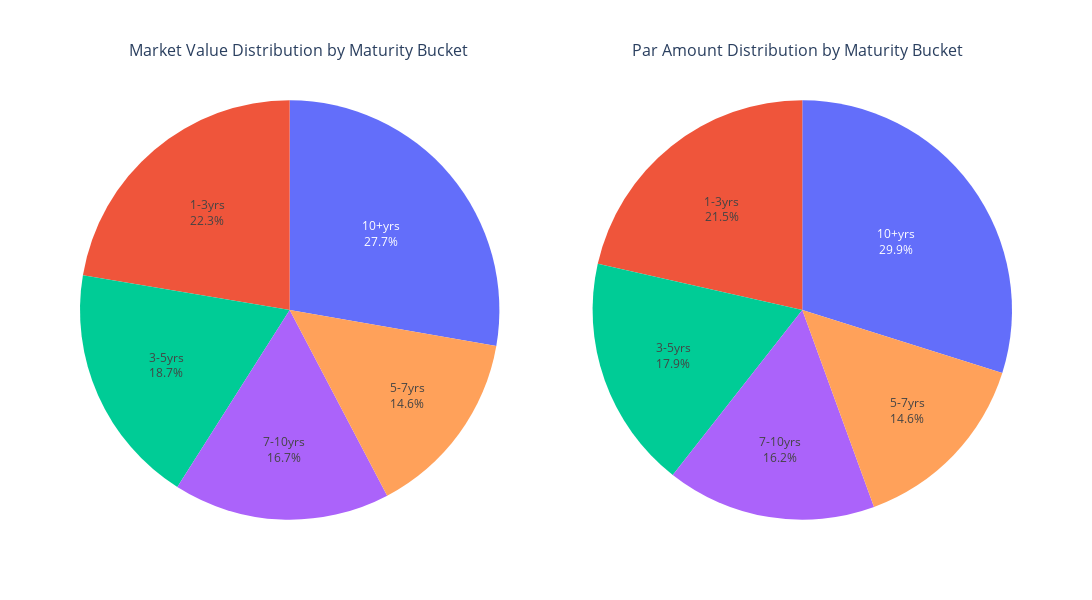

The cell this chart's notebook holds for it:
### Code cell
index_matur_sector = build_summary_table(index_constituents, 'Constituent Maturity Sector', include_sum=False)
fig = make_subplots(rows=1, cols=2, specs=[[{'type':'pie'}, {'type':'pie'}]])

fig.add_trace(
    go.Pie(labels=index_matur_sector.index, values=index_matur_sector['market_weight'], textinfo='label+percent', showlegend=False),
    row=1, col=1
)

fig.add_trace(
    go.Pie(labels=index_matur_sector.index, values=index_matur_sector['par_amount'], textinfo='label+percent', showlegend=False),
    row=1, col=2
)

fig.update_layout(
    width=1200,
    height=600,
    annotations=[
        dict(text='Market Value Distribution by Maturity Bucket', x=0.05, xref='paper', y=1.15, yref='paper', showarrow=False, font=dict(size=16)),
        dict(text='Par Amount Distribution by Maturity Bucket', x=0.95, xref='paper', y=1.15, yref='paper', showarrow=False, font=dict(size=16))
    ]
)

fig.show()

### Figure 1 — Plotly figure (JSON) as saved in the notebook; plotly's stock layout.template omitted (floating-point values rounded to 4 significant figures)
{"data": [{"domain": {"x": [0, 0.45], "y": [0, 1]}, "labels": ["1-3yrs", "10+yrs", "3-5yrs", "5-7yrs", "7-10yrs"], "showlegend": false, "textinfo": "label+percent", "type": "pie", "values": [22.35, 27.74, 18.65, 14.56, 16.7]}, {"domain": {"x": [0.55, 1], "y": [0, 1]}, "labels": ["1-3yrs", "10+yrs", "3-5yrs", "5-7yrs", "7-10yrs"], "showlegend": false, "textinfo": "label+percent", "type": "pie", "values": [1685000.0, 2344000.0, 1407000.0, 1144000.0, 1268000.0]}], "layout": {"annotations": [{"font": {"size": 16}, "showarrow": false, "text": "Market Value Distribution by Maturity Bucket", "x": 0.05, "xref": "paper", "y": 1.15, "yref": "paper"}, {"font": {"size": 16}, "showarrow": false, "text": "Par Amount Distribution by Maturity Bucket", "x": 0.95, "xref": "paper", "y": 1.15, "yref": "paper"}], "height": 600, "width": 1200}}
